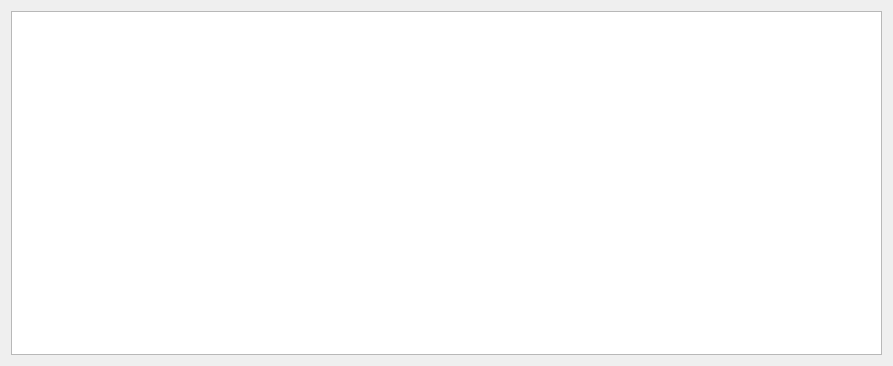
<?xml version="1.0" encoding="UTF-8"?>
<ui version="4.0">
 <class>doctor</class>
 <widget class="QWidget" name="doctor">
  <property name="geometry">
   <rect>
    <x>0</x>
    <y>0</y>
    <width>893</width>
    <height>366</height>
   </rect>
  </property>
  <property name="windowTitle">
   <string>Form</string>
  </property>
  <layout class="QGridLayout" name="gridLayout">
   <item row="0" column="0">
    <widget class="QTableWidget" name="tableWidget"/>
   </item>
  </layout>
 </widget>
 <resources/>
 <connections/>
</ui>
